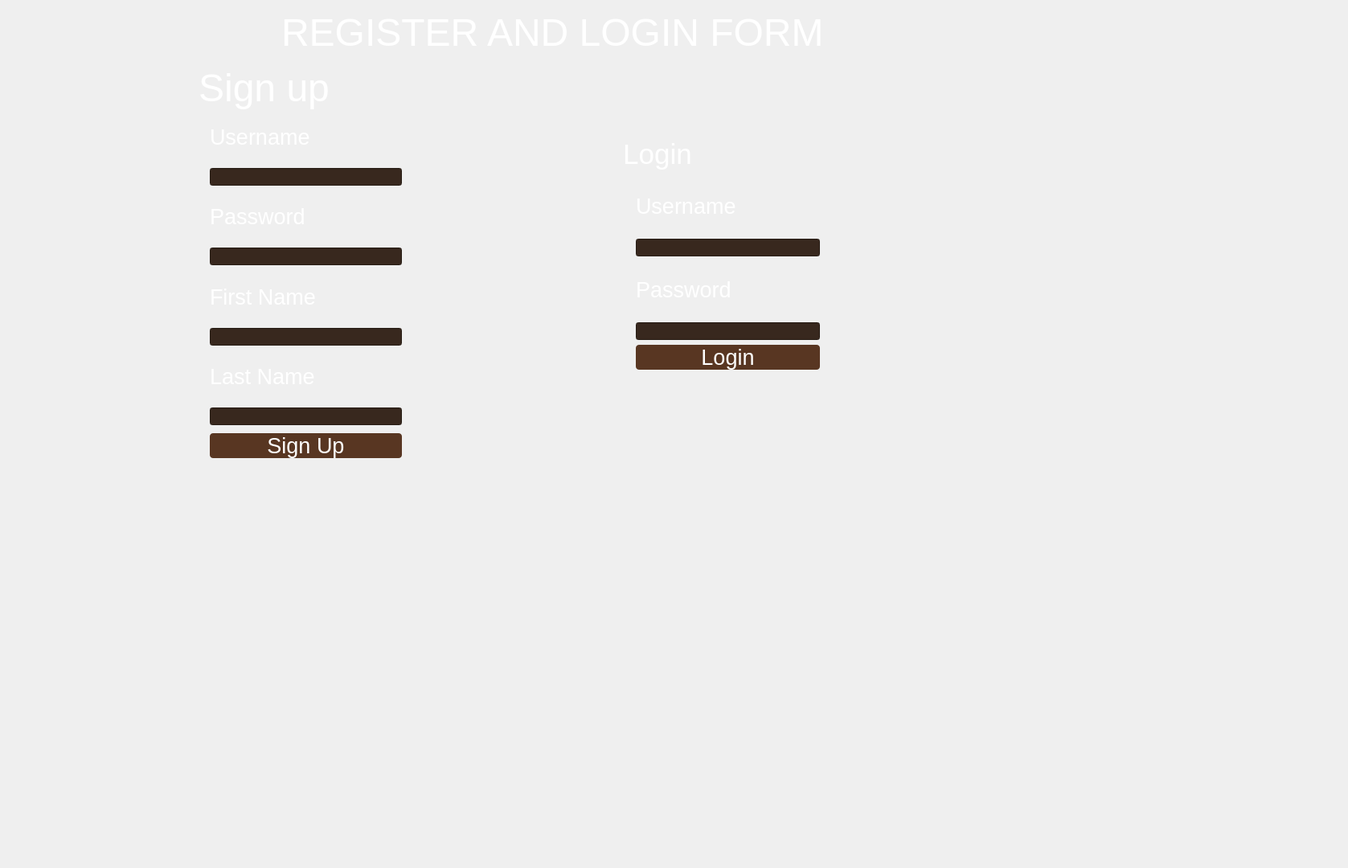
<?xml version="1.0" encoding="UTF-8"?>
<ui version="4.0">
 <class>MainWindowClass</class>
 <widget class="QMainWindow" name="MainWindowClass">
  <property name="geometry">
   <rect>
    <x>0</x>
    <y>0</y>
    <width>1677</width>
    <height>1080</height>
   </rect>
  </property>
  <property name="windowTitle">
   <string>MainWindow</string>
  </property>
  <property name="windowIcon">
   <iconset>
    <normaloff>:/images/icon.jpg</normaloff>:/images/icon.jpg</iconset>
  </property>
  <property name="styleSheet">
   <string notr="true"/>
  </property>
  <widget class="QWidget" name="centralWidget">
   <property name="styleSheet">
    <string notr="true">#centralWidget{
	
	border-image: url(:/MainWindow/mylibrary.jpg);
  color:white;
}</string>
   </property>
   <widget class="QLabel" name="label">
    <property name="geometry">
     <rect>
      <x>350</x>
      <y>-500</y>
      <width>1920</width>
      <height>1080</height>
     </rect>
    </property>
    <property name="font">
     <font>
      <pointsize>36</pointsize>
      <bold>false</bold>
     </font>
    </property>
    <property name="styleSheet">
     <string notr="true">#label{
color:white;

}</string>
    </property>
    <property name="text">
     <string>REGISTER AND LOGIN FORM</string>
    </property>
   </widget>
   <widget class="QGroupBox" name="loginForm">
    <property name="geometry">
     <rect>
      <x>770</x>
      <y>170</y>
      <width>271</width>
      <height>311</height>
     </rect>
    </property>
    <property name="font">
     <font>
      <pointsize>26</pointsize>
     </font>
    </property>
    <property name="styleSheet">
     <string notr="true">#loginForm{
	
 background: url(:/MainWindow/logbg.png) no-repeat center center fixed;
border-radius:8px;
color:white;

}</string>
    </property>
    <property name="title">
     <string>Login</string>
    </property>
    <widget class="QWidget" name="verticalLayoutWidget_3">
     <property name="geometry">
      <rect>
       <x>10</x>
       <y>40</y>
       <width>251</width>
       <height>261</height>
      </rect>
     </property>
     <layout class="QVBoxLayout" name="verticalLayout_5">
      <item>
       <layout class="QVBoxLayout" name="verticalLayout_2">
        <item>
         <widget class="QLabel" name="usernameLogin">
          <property name="enabled">
           <bool>true</bool>
          </property>
          <property name="font">
           <font>
            <pointsize>20</pointsize>
           </font>
          </property>
          <property name="styleSheet">
           <string notr="true">#usernameLogin
{
color:white;
}
</string>
          </property>
          <property name="text">
           <string>Username</string>
          </property>
         </widget>
        </item>
        <item>
         <widget class="QLineEdit" name="username_2">
          <property name="styleSheet">
           <string notr="true">#username_2
{
background-color: rgb(56, 40, 30);
color:white;
}
</string>
          </property>
         </widget>
        </item>
        <item>
         <widget class="QLabel" name="passwordLogin">
          <property name="font">
           <font>
            <pointsize>20</pointsize>
           </font>
          </property>
          <property name="styleSheet">
           <string notr="true">#passwordLogin
{
color:white;
}
</string>
          </property>
          <property name="text">
           <string>Password</string>
          </property>
         </widget>
        </item>
        <item>
         <widget class="QLineEdit" name="password_2">
          <property name="styleSheet">
           <string notr="true">#password_2
{
background-color: rgb(56, 40, 30);
color:white;
}
</string>
          </property>
          <property name="echoMode">
           <enum>QLineEdit::Password</enum>
          </property>
         </widget>
        </item>
       </layout>
      </item>
      <item>
       <widget class="QPushButton" name="LogInBtn">
        <property name="font">
         <font>
          <pointsize>20</pointsize>
         </font>
        </property>
        <property name="styleSheet">
         <string notr="true">#LogInBtn{
color:white;
background-color:rgb(88, 54, 34);

border-width:0px;
border-radius:4px;
}

#LogInBtn:hover{
background-color:rgb(99, 60, 52);
}</string>
        </property>
        <property name="text">
         <string>Login</string>
        </property>
       </widget>
      </item>
     </layout>
    </widget>
   </widget>
   <widget class="QGroupBox" name="registerForm">
    <property name="geometry">
     <rect>
      <x>240</x>
      <y>80</y>
      <width>291</width>
      <height>511</height>
     </rect>
    </property>
    <property name="font">
     <font>
      <pointsize>36</pointsize>
     </font>
    </property>
    <property name="styleSheet">
     <string notr="true">#registerForm{

 background: url(:/MainWindow/logbg.png) no-repeat center center fixed;
border-radius:8px;
color:white;

}</string>
    </property>
    <property name="title">
     <string>Sign up</string>
    </property>
    <widget class="QWidget" name="verticalLayoutWidget_2">
     <property name="geometry">
      <rect>
       <x>10</x>
       <y>50</y>
       <width>261</width>
       <height>451</height>
      </rect>
     </property>
     <layout class="QVBoxLayout" name="verticalLayout_3">
      <item>
       <layout class="QVBoxLayout" name="verticalLayout_11">
        <property name="spacing">
         <number>10</number>
        </property>
        <property name="sizeConstraint">
         <enum>QLayout::SetFixedSize</enum>
        </property>
        <item>
         <widget class="QLabel" name="label_2">
          <property name="font">
           <font>
            <pointsize>20</pointsize>
           </font>
          </property>
          <property name="styleSheet">
           <string notr="true">#label_2
{
color:white;
}
</string>
          </property>
          <property name="text">
           <string>Username</string>
          </property>
         </widget>
        </item>
        <item>
         <widget class="QLineEdit" name="username">
          <property name="styleSheet">
           <string notr="true">#username{
	background-color: rgb(56, 40, 30);
color:white;
}
</string>
          </property>
         </widget>
        </item>
        <item>
         <widget class="QLabel" name="label_3">
          <property name="font">
           <font>
            <pointsize>20</pointsize>
           </font>
          </property>
          <property name="styleSheet">
           <string notr="true">#label_3
{
color:white;
}
</string>
          </property>
          <property name="text">
           <string>Password</string>
          </property>
         </widget>
        </item>
        <item>
         <widget class="QLineEdit" name="password">
          <property name="styleSheet">
           <string notr="true">#password
{
	background-color: rgb(56, 40, 30);
color:white;
}
</string>
          </property>
          <property name="echoMode">
           <enum>QLineEdit::Password</enum>
          </property>
         </widget>
        </item>
        <item>
         <widget class="QLabel" name="label_4">
          <property name="font">
           <font>
            <pointsize>20</pointsize>
           </font>
          </property>
          <property name="styleSheet">
           <string notr="true">#label_4
{
color:white;
}
</string>
          </property>
          <property name="text">
           <string>First Name</string>
          </property>
         </widget>
        </item>
        <item>
         <widget class="QLineEdit" name="firstName">
          <property name="styleSheet">
           <string notr="true">#firstName{
	background-color: rgb(56, 40, 30);
color:white;
}
</string>
          </property>
         </widget>
        </item>
        <item>
         <widget class="QLabel" name="label_5">
          <property name="font">
           <font>
            <pointsize>20</pointsize>
           </font>
          </property>
          <property name="styleSheet">
           <string notr="true">#label_5
{
color:white;
}
</string>
          </property>
          <property name="text">
           <string>Last Name</string>
          </property>
         </widget>
        </item>
        <item>
         <widget class="QLineEdit" name="lastName">
          <property name="styleSheet">
           <string notr="true">#lastName{
	background-color: rgb(56, 40, 30);
color:white;
}
</string>
          </property>
         </widget>
        </item>
        <item>
         <widget class="QPushButton" name="SignUpBtn">
          <property name="font">
           <font>
            <pointsize>20</pointsize>
           </font>
          </property>
          <property name="styleSheet">
           <string notr="true">#SignUpBtn{
color:white;
background-color:rgb(88, 54, 34);

border-width:0px;
border-radius:4px;
}

#SignUpBtn:hover{
background-color:rgb(99, 60, 52);
}</string>
          </property>
          <property name="text">
           <string>Sign Up</string>
          </property>
         </widget>
        </item>
       </layout>
      </item>
     </layout>
    </widget>
   </widget>
  </widget>
 </widget>
 <layoutdefault spacing="6" margin="11"/>
 <resources>
  <include location="mainwindow.qrc"/>
 </resources>
 <connections/>
</ui>
